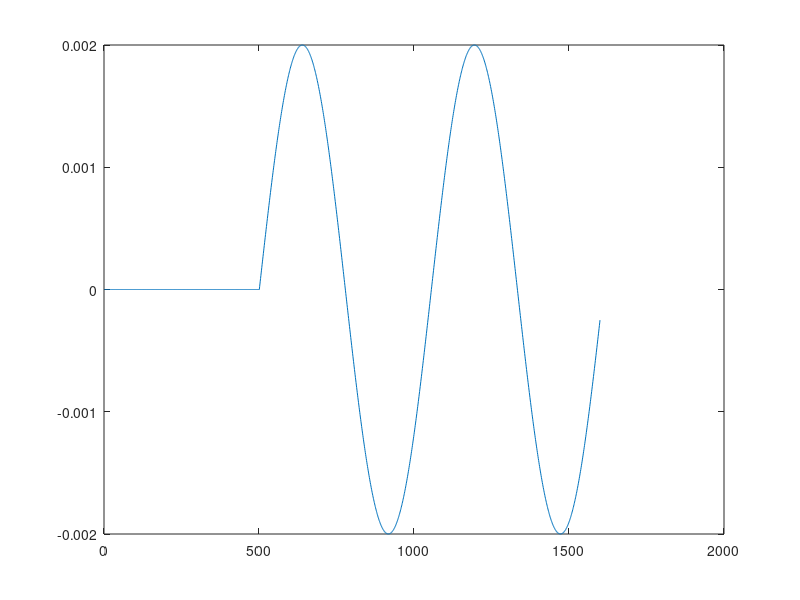

The MATLAB source for this figure: (Note: this script raises an error after producing the figure.)
function [dat, tissue, RF, motion] = motion_test()
%% Laurence Jackson, BME, KCL, 2018
% 
% script to simulate the effects of respiratory motion of the pulse
% excitation profile with SWEEP
% 
% output:
%   dat = simulation results for tissue component
% 

clear

%% load paramters
load('tests/settings_motion.mat'); % load bulk of simulation parameters

%% sim
Rs = linspace(0,1,11);
zero_resp_phase = 500;
resp = [zeros([1,zero_resp_phase]), sin(linspace(0,(2*pi*(RF.npulses-zero_resp_phase).*RF.TR*0.001*(motion.respfreq)), RF.npulses - zero_resp_phase)).*(motion.respmag./2)]; 
motion.custom = resp;
plot(motion.custom)

% bssfp
RF.seq = 'bssfp';
for ii = 1:length(Rs)
    
    RF.swp = Rs(ii);
    [dat{ii}, tissue, RF, motion] = sweep_sim_EPG_2(tissue, RF, motion); % bffe

end
save('simresults/motionsim_bffe.mat','dat')

% spgr
RF.seq = 150;
RF.TR = 15;
RF.flip = 10;
for ii = 1:length(Rs)
    
    RF.swp = Rs(ii);
    [dat{ii}, tissue, RF, motion] = sweep_sim_EPG_2(tissue, RF, motion); % bffe

end
save('simresults/motionsim_spgr.mat','dat')

end